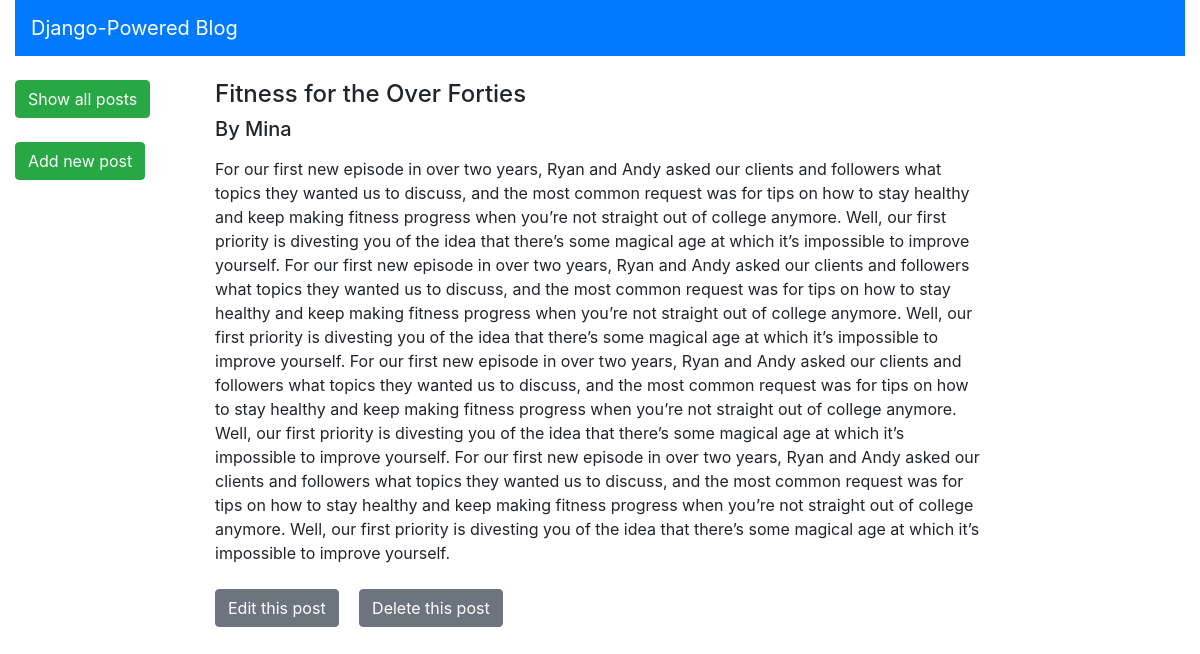
The app's page /post/14/ with its own data.
### blog/models.py (models this page shows, shortened)
class Post(models.Model):
    title = models.CharField(max_length=200)
    body = models.TextField()
    author = models.ForeignKey(
        'auth.User',
        on_delete=models.CASCADE,
    )

### blog/views.py (the view)
# urls.py: path('post/<int:pk>/', BlogDetailView.as_view(), name='post_detail'),
class BlogDetailView(DetailView):
    model = Post
    template_name = 'post_detail.html'

### templates/post_detail.html
{% extends 'base.html' %}
{% block content %}
    <div class="row">
        <div class="col">
            <h4>{{ post.title }}</h4>
            <h5>By {{ post.author }}</h5>
        </div>
    </div>
    <div class="row">
        <div class="col py-2">
            <p>{{ post.body }}</p>
        </div>
    </div>
    <div class="row">
        <div class="col">
            <a class="btn btn-secondary mr-3" href="{% url 'post_edit' post.pk %}" role="button">Edit this post</a>
            <a class="btn btn-secondary" href="{% url 'post_delete' post.pk %}" role="button">Delete this post</a>
        </div>
    </div>
{% endblock content %}

### records on screen
Post: title "Fitness for the Over Forties", author "Mina", body "For our first new episode in over two years, Ryan and Andy asked our clients and followers what topics they wanted us to discuss, and the most common request was for tips on how to stay healthy and keep making fitness progress when you’re not straight out of college anymore. Well, our first priority is divesting you of the idea that there’s some magical age at which it’s impossible to improve yourself. For our first new episode in over two years, Ryan and Andy asked our clients and followers what topics they wanted us to discuss, and the most common request was for tips on how to stay healthy and keep making fitness progress when you’re not straight out of college anymore. Well, our first…"
